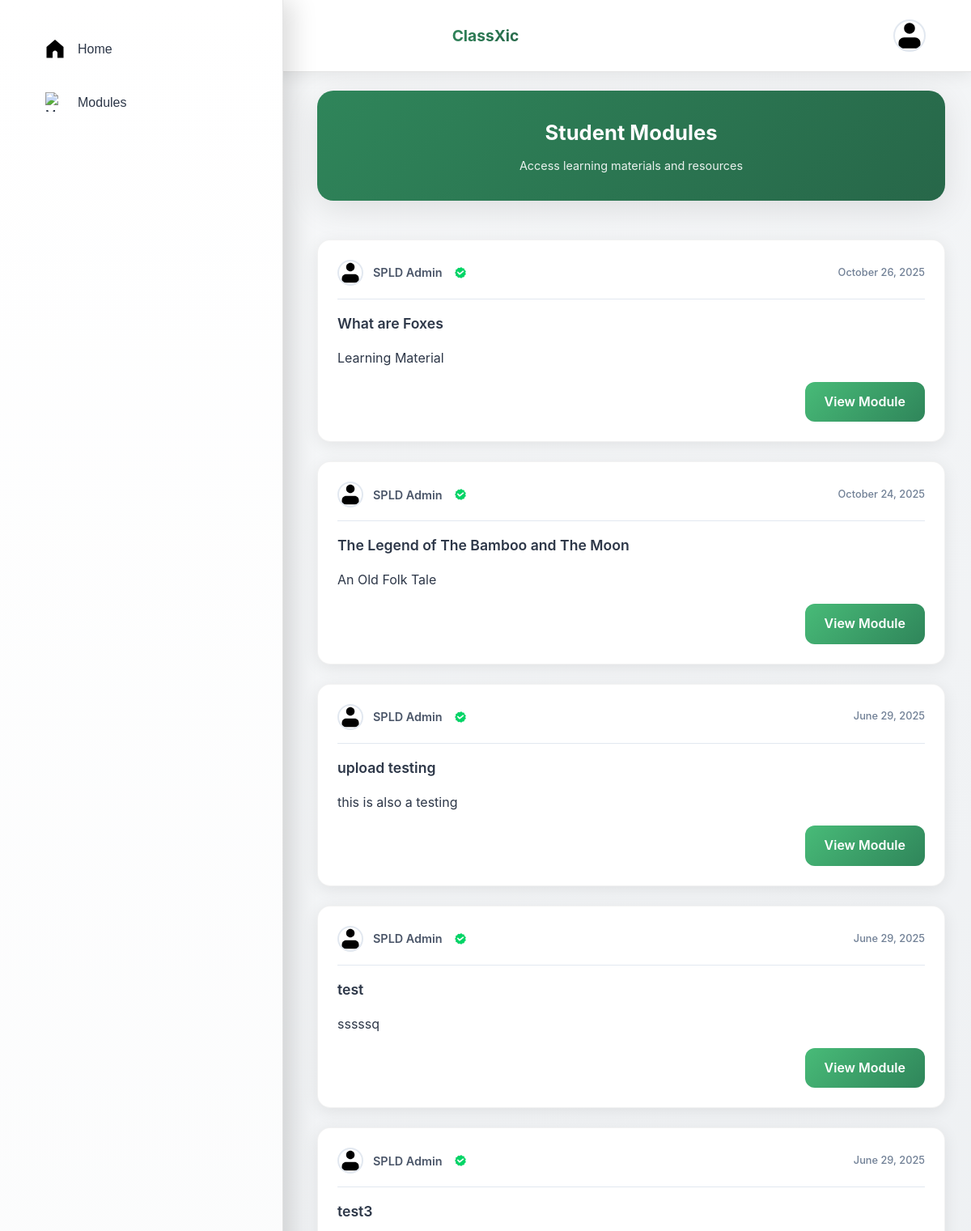
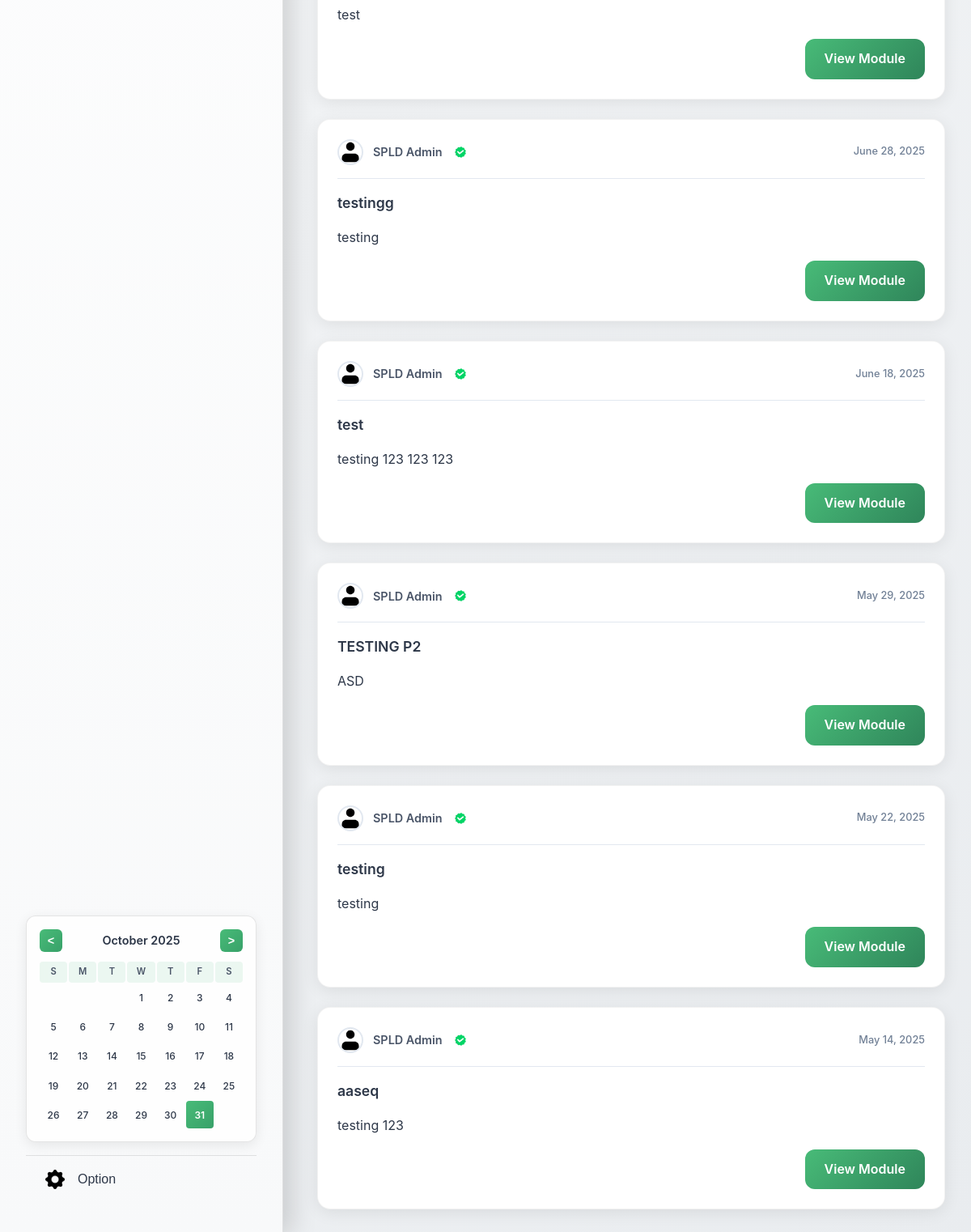
Page /studentmodule.php on the committed database (2 pictures, top to bottom).
### tables this page shows
CREATE TABLE `learning_materials` (
  `material_id` int(11) NOT NULL,
  `title` varchar(255) NOT NULL,
  `description` text NOT NULL,
  `uploaded_by_id` int(11) NOT NULL,
  `file_url` varchar(255) NOT NULL,
  `upload_date` datetime NOT NULL
);

CREATE TABLE `users` (
  `user_id` int(11) NOT NULL,
  `username` varchar(50) NOT NULL,
  `role` enum('student','admin') NOT NULL,
  `first_name` varchar(50) NOT NULL,
  `last_name` varchar(50) NOT NULL,
  `email` varchar(100) NOT NULL,
  `password_hash` varchar(255) NOT NULL,
  `contact_number` varchar(20) DEFAULT NULL,
  `address` text DEFAULT NULL,
  `date_of_birth` date DEFAULT NULL,
  `created_at` timestamp NOT NULL DEFAULT current_timestamp()
);

### studentmodule.php (the view, shortened to what this page needs)
<?php
include "myconnector.php";
?>
<!DOCTYPE html>
<html lang="en">
<head>
    <link rel="stylesheet" href="css/studentmodule.css">
</head>
<body>
    <nav class="navbar">
        <div class="burger-menu" onclick="toggleSidebar()">
        <div></div>
        <div></div>
        <div></div>
        </div>
        <div class="nav-center">ClassXic</div>
        <div class="user-info" onclick="toggleUserDropdown()" style="cursor: pointer;">
            <img src="Images/user-svgrepo-com.svg" alt="User Icon">
        </div>
    </nav>
    <main class="main-content">
        <div class="content-wrapper">
            <div class="page-header">
                <h1>Student Modules</h1>
                <p>Access learning materials and resources</p>
            </div>
            <?php
            $query = "SELECT l.material_id, l.title, l.description, l.file_url, l.upload_date, u.first_name, u.last_name
                      FROM learning_materials l
                      LEFT JOIN users u ON l.uploaded_by_id = u.user_id
                      ORDER BY l.upload_date DESC";
            $result = mysqli_query($conn, $query);
            if (mysqli_num_rows($result) > 0) {
                echo '<div class="module-list">';
                while ($row = mysqli_fetch_assoc($result)) {
                    echo '<div class="module-item">';
                    echo '<div class="module-header">';
                    echo '  <div class="module-user">';
                    echo '      <img src="Images/user-svgrepo-com.svg" alt="User Icon" class="module-user-icon">';
                    echo '      <span class="module-user-name">' . htmlspecialchars($row['first_name']) . '</span>';
                    echo '      <img src="Images/verified.png" alt="Verified" class="module-verified-icon">';
                    echo '  </div>';
                    echo '  <div class="module-date">' . date("F j, Y", strtotime($row['upload_date'])) . '</div>';
                    echo '</div>';
                    echo '<div class="module-body">';
                    echo '  <div class="module-title">' . htmlspecialchars($row['title']) . '</div>';
                    if (!empty($row['description'])) {
                        echo '  <div class="module-description">' . htmlspecialchars($row['description']) . '</div>';
                    }
                    echo '  <div class="module-actions">';
                    echo '      <a href="modules.php?file_url=' . urlencode($row['file_url']) . '" class="module-view-btn">View Module</a>';
                    echo '  </div>';
                    echo '</div>';
                    echo '</div>';
                }
                echo '</div>';
            } else {
                echo '<div class="empty-state">';
                echo '  <div class="empty-icon">📚</div>';
                echo '  <h3>No Modules Available</h3>';
                echo '  <p>No learning materials are currently available. Check back later for new content.</p>';
                echo '</div>';
            }
            ?>
        </div>
    </main>
    <div class="sidebar" id="sidebar">
        <div class="sidebar-content">
            <ul class="sidebar-nav">
                <li><a href="landingpage.php"><img src="Images/home-svgrepo-com.svg" alt="Home Icon"> Home</a></li>
                <li><a href="studentmodule.php" class="active"><img src="Images/book-svgrepo-com.svg" alt="Modules Icon"> Modules</a></li>
            </ul>
            <div class="sidebar-calendar">
                <div class="calendar-header">
                    <button class="calendar-nav" id="prevMonth">&lt;</button>
                    <span class="calendar-month-year" id="currentMonthYear"></span>
                    <button class="calendar-nav" id="nextMonth">&gt;</button>
                </div>
                <div class="calendar-grid" id="calendarGrid">
                </div>
            </div>
            <div class="sidebar-bottom">
                <ul class="sidebar-options">
                    <li>
                         <a href="#" class="dropdown-toggle"><img src="Images/option.png" alt="Option Icon">Option</a>
                    </li>
                </ul>
            </div>
        </div>
    </div>
</body>
</html>

### rows in the picture
learning_materials: uploaded_by.first_name "SPLD Admin", upload_date "October 26, 2025", title "What are Foxes", description "Learning Material"
learning_materials: uploaded_by.first_name "SPLD Admin", upload_date "October 24, 2025", title "The Legend of The Bamboo and The Moon", description "An Old Folk Tale"
learning_materials: uploaded_by.first_name "SPLD Admin", upload_date "June 29, 2025", title "upload testing", description "this is also a testing"
learning_materials: uploaded_by.first_name "SPLD Admin", upload_date "June 29, 2025", title "test", description "sssssq"
learning_materials: uploaded_by.first_name "SPLD Admin", upload_date "June 29, 2025", title "test3", description "test"
learning_materials: uploaded_by.first_name "SPLD Admin", upload_date "June 28, 2025", title "testingg", description "testing"
learning_materials: uploaded_by.first_name "SPLD Admin", upload_date "June 18, 2025", title "test", description "testing 123 123 123"
learning_materials: uploaded_by.first_name "SPLD Admin", upload_date "May 29, 2025", title "TESTING P2", description "ASD"
learning_materials: uploaded_by.first_name "SPLD Admin", upload_date "May 22, 2025", title "testing", description "testing"
learning_materials: uploaded_by.first_name "SPLD Admin", upload_date "May 14, 2025", title "aaseq", description "testing 123"
